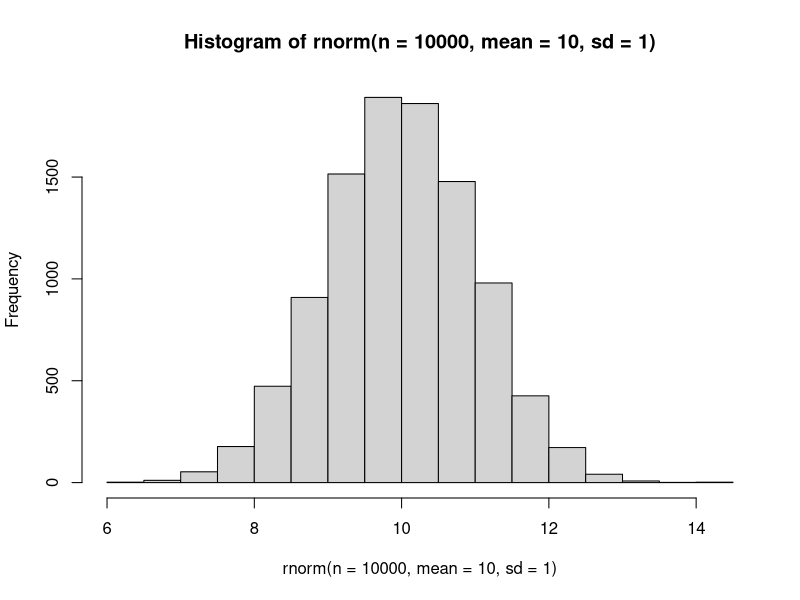

The R source for this figure:
## ---- chunk 1
# Block de code

# Piocher 10,000 valeur dans une loi normale et visualiser la distribution
hist(rnorm(n = 1e4, mean = 10, sd = 1)) 

